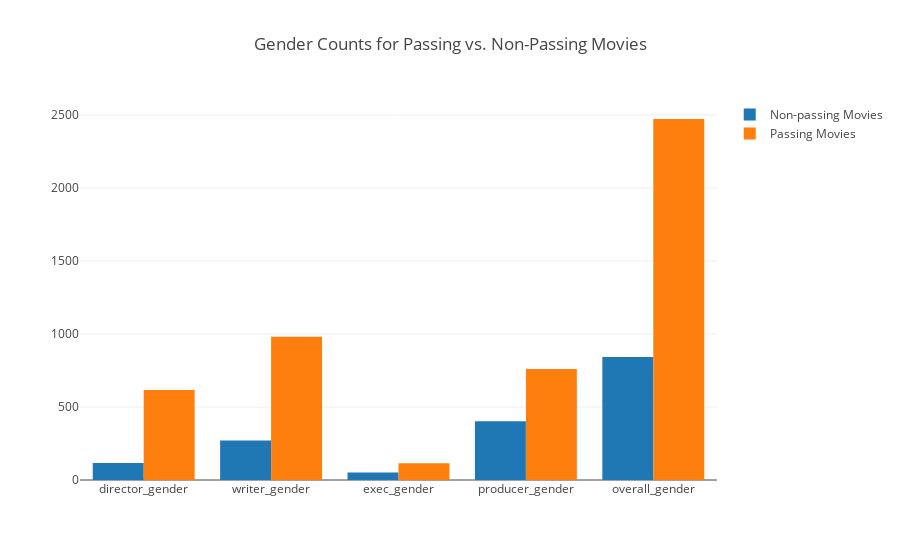

Write notebook code for a chart like this one.
### Code cell
trace0 = go.Bar(
    x=[col for col in gender_columns],
    y=[val for val in bechdel_df.groupby('passing')[gender_columns].sum().values[0]],
    name='Non-passing Movies'
)

trace1 = go.Bar(
    x=[col for col in gender_columns],
    y=[val for val in bechdel_df.groupby('passing')[gender_columns].sum().values[1]],
    name='Passing Movies'
)
data = [trace0, trace1]    

layout = go.Layout(
    title="Gender Counts for Passing vs. Non-Passing Movies",
    barmode=('group')
)

fig = go.Figure(data=data, layout=layout)
iplot(fig)

### Figure 1 — Plotly figure (JSON) as saved in the notebook; plotly's stock layout.template omitted (floating-point values rounded to 4 significant figures)
{"data": [{"name": "Non-passing Movies", "type": "bar", "uid": "4b2ac897-2c82-41cb-af61-f7c3063e6130", "x": ["director_gender", "writer_gender", "exec_gender", "producer_gender", "overall_gender"], "y": [116, 271, 52, 403, 842]}, {"name": "Passing Movies", "type": "bar", "uid": "6683c588-ff90-4bce-b32a-3812d0348042", "x": ["director_gender", "writer_gender", "exec_gender", "producer_gender", "overall_gender"], "y": [617, 981, 115, 761, 2473]}], "layout": {"autosize": true, "barmode": "group", "title": {"text": "Gender Counts for Passing vs. Non-Passing Movies"}, "xaxis": {"autorange": true, "range": [-0.5, 4.5], "type": "category"}, "yaxis": {"autorange": true, "range": [0, 2603.0], "type": "linear"}}}
